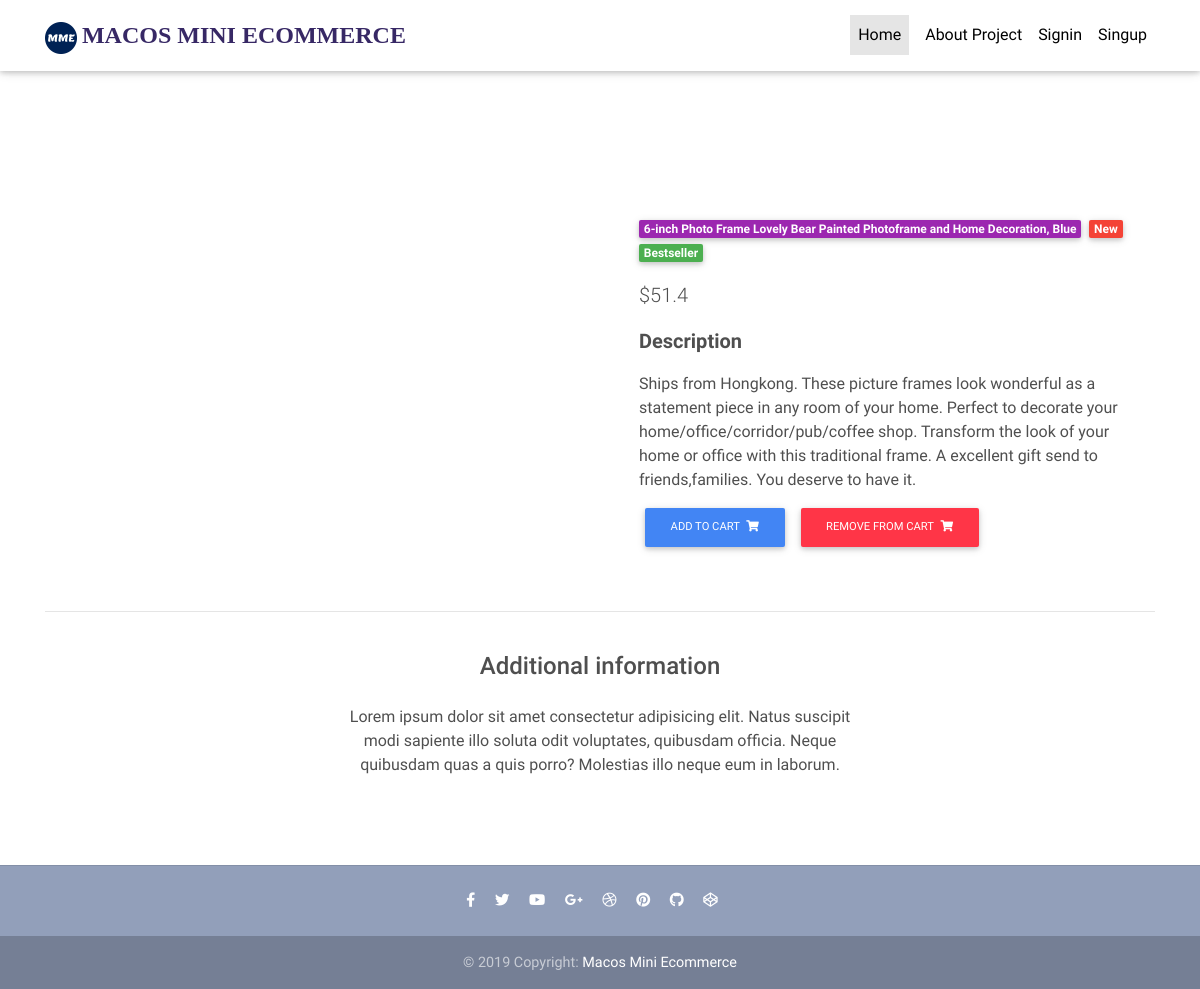
/product-page/168/-6-inch-photo-frame-lovely-bear-painted-photoframe-and-home-decoration,-blue-/, run on the app's committed database.
### core/models.py (models this page shows, shortened)
class Items(models.Model):
    title = models.CharField( max_length=100)
    price = models.FloatField()
    discount_price = models.FloatField(blank= True, null=True)
    description = models.TextField(null=True)
    brand = models.CharField(max_length=50,null=True)
    sku = models.CharField(max_length=50)
    meta_description = models.CharField(max_length=255,help_text='Content for description meta tag')
    slug = models.SlugField()
    category = models.ForeignKey(Category, on_delete=models.CASCADE ,null= True)
    quantity = models.IntegerField(default=1)
    image = models.ImageField(upload_to='uploads/', blank =True, null=True)
    thumbnail = models.ImageField(upload_to='uploads/',blank = True, null= True)
    image_url = models.URLField( max_length=200,blank=True,null=True)
    product_content = models.TextField(blank=True)
    class Meta:
        verbose_name_plural = ("Items")
    def get_add_to_cart_url(self):
        return reverse("core:add-to-cart", kwargs={'slug': self.slug})
    def get_thumbnail_image(self):
        if self.thumbnail:
            return 'http://127.0.0.1:8000' +   self.thumbnail.url

### core/views.py (the view)
# urls.py: path('product-page/<category_slug>/<product_slug>/', views.ProductDetailView.as_view(), name='items-detail'),
class ProductDetailView(DetailView):
    model = Items
    context_object_name  = "product"
    def get_object(self):
        item= Items.objects.filter(category=self.kwargs['category_slug']).get(slug=self.kwargs['product_slug'])
        Item_global_ = item
        return item

### templates/core/items_detail.html (shortened to what this page needs)
{% extends 'base.html' %}
 {% block content %}
 <div class="mt-5 pt-4 ">
</div>
  <main class="mt-5 pt-4">
    <div class="container dark-grey-text mt-5">
      <div class="row wow fadeIn">
        <div class="col-md-6 mb-4">
        </div>
        <div class="col-md-6 mb-4">
          <div class="p-4">
            <div class="mb-3">
              <a href="">
                <span class="badge purple mr-1 text-ellipsis">{{product.title}} </span>
              </a>
              <a href="">
                <span class="badge red mr-1">New</span>
              </a>
              <a href="">
                <span class="badge green mr-1">Bestseller</span>
              </a>
            </div>
            <p class="lead">
               {% if product.discount_price%}
                <span class="mr-1">
                <del>${{product.price}}</del>
              </span>
                  {%else%}
              <span>${{product.price}}</span>
              {% endif %}
            </p>
            <p class="lead font-weight-bold">Description</p>
            <p>{{product.description}}</p>
 <a  href="{{object.get_add_to_cart_url }}" class="btn btn-primary btn-md my-0 p" >Add to cart
                <i class="fas fa-shopping-cart ml-1"></i>
              <a>
              <a  href="{{object.get_remove_from_cart_url }}" class="btn btn-danger btn-md my-0 p" >Remove from cart
                <i class="fas fa-shopping-cart ml-1"></i>
              <a>
          </div>
        </div>
      </div>
      <hr>
      <div class="row d-flex justify-content-center wow fadeIn">
        <div class="col-md-6 text-center">
          <h4 class="my-4 h4">Additional information</h4>
          <p>Lorem ipsum dolor sit amet consectetur adipisicing elit. Natus suscipit modi sapiente illo soluta odit
            voluptates,
            quibusdam officia. Neque quibusdam quas a quis porro? Molestias illo neque eum in laborum.</p>
        </div>
      </div>
      <div class="row wow fadeIn">
        <div class="col-lg-4 col-md-12 mb-4">
        </div>
        <div class="col-lg-4 col-md-6 mb-4">
        </div>
        <div class="col-lg-4 col-md-6 mb-4">
        </div>
      </div>
    </div>
  </main>
{% endblock %}

### templates/base.html (shortened to what this page needs)
{%load static %}
{% load cart_template_tags %}
<!DOCTYPE html>
<html lang="en">
<head>
  <link rel="stylesheet" href="https://use.fontawesome.com/releases/v5.11.2/css/all.css">
  <link href="{% static 'css/bootstrap.min.css' %}" rel="stylesheet">
  <link href="{% static 'css/mdb.min.css' %}" rel="stylesheet">
  <link href="{% static 'css/style.min.css' %}" rel="stylesheet">
</head>
<body>
  <nav class="navbar fixed-top navbar-expand-lg navbar-light white scrolling-navbar ">
    <div class="container">
      <a class="navbar-brand waves-effect" href="/" target="_blank">
        <strong class="blue-text">
        <span> <img src={% static 'favicon-32x32.png' %} alt="logo"></span>
        <strong style="font-weight: 900;
                font-size: larger;
                font-family: Manrope;
                color: #372865;">
        MACOS MINI ECOMMERCE</strong>
      </a>
      <div class="collapse navbar-collapse" id="navbarSupportedContent">
        <ul class="navbar-nav mr-auto">
          <li class="nav-item active float-center">
            <a class="nav-link waves-effect " href="/">Home
            </a>
          </li>
          <li class="nav-item ml-2 float-left">
            <a class="nav-link waves-effect" href="/about" target="_blank">About Project</a>
          </li>
        </ul>
        <ul class="navbar-nav nav-flex-icons">
         {% if request.user.is_authenticated %}
          <li class="nav-item">
            <a href="{% url 'core:order-summary' %}" class="nav-link waves-effect">
              <span class="badge red z-depth-1 mr-1"> {{request.user | cart_item_count}} </span>
              <i class="fas fa-shopping-cart"></i>
              <span class="clearfix d-none d-sm-inline-block"> Cart </span>
            </a>
          </li>
           <li class="nav-item">
            <a class="nav-link waves-effect" href="{% url 'account_logout' %}">
              <span class="clearfix d-none d-sm-inline-block "> Logout </span>
            </a>
          </li>
          {% else %}
          <li class="nav-item">
            <a class="nav-link waves-effect" href="{% url 'account_login' %}">
              <span class="clearfix d-none d-sm-inline-block "> Signin </span>
            </a>
          </li>
          <li class="nav-item">
            <a class="nav-link waves-effect" href="{% url 'account_signup' %}">
              <span class="clearfix d-none d-sm-inline-block "> Singup </span>
            </a>
          </li>
          {% endif %}
        </ul>
      </div>
    </div>
  </nav>
    {% block content  %}
    {% endblock content %}
{% if 'order-summary' not in request.path  and 'payment/stripe' not in request.path %}
  <footer class="page-footer text-center font-small mt-4 wow fadeIn">
    <hr class="my-4">
    <div class="pb-4">
      <a href="" target="_blank">
        <i class="fab fa-facebook-f mr-3"></i>
      </a>
      <a href="" target="_blank">
        <i class="fab fa-twitter mr-3"></i>
      </a>
      <a href="" target="_blank">
        <i class="fab fa-youtube mr-3"></i>
      </a>
      <a href="" target="_blank">
        <i class="fab fa-google-plus-g mr-3"></i>
      </a>
      <a href="" target="_blank">
        <i class="fab fa-dribbble mr-3"></i>
      </a>
      <a href="" target="_blank">
        <i class="fab fa-pinterest mr-3"></i>
      </a>
      <a href=""" target="_blank">
        <i class="fab fa-github mr-3"></i>
      </a>
      <a href="" target="_blank">
        <i class="fab fa-codepen mr-3"></i>
      </a>
    </div>
    <div class="footer-copyright py-3">
      © 2019 Copyright:
      <a href="#"" target="_blank"> Macos Mini Ecommerce </a>
    </div>
  </footer>
  {% endif %}
</body>
</html>

### data on the page
Items: title "6-inch Photo Frame Lovely Bear Painted Photoframe and Home Decoration, Blue", price "51.4", description "Ships from Hongkong. These picture frames look wonderful as a statement piece in any room of your home. Perfect to decorate your home/office/corridor/pub/coffee shop. Transform the look of your home or office with this traditional frame. A excellent gift send to friends,families. You deserve to have it."
